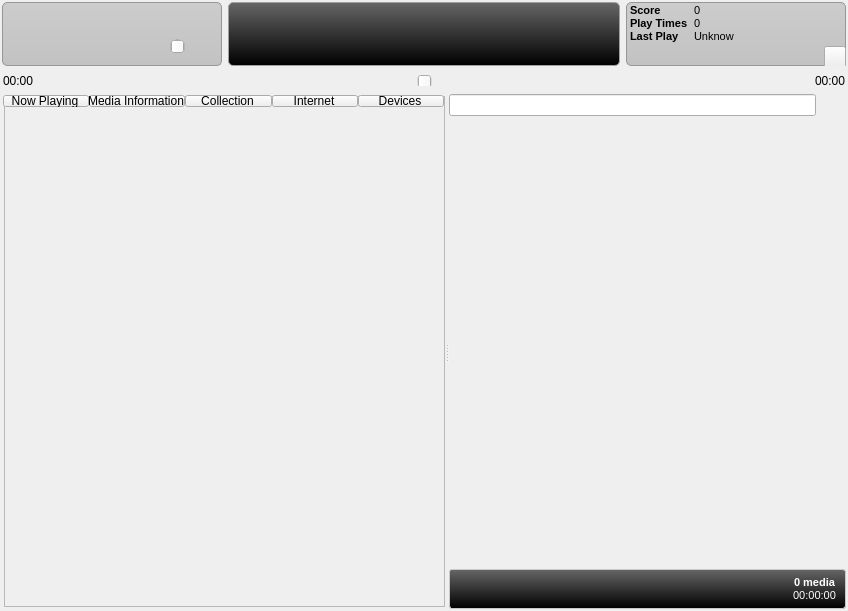
<?xml version="1.0" encoding="UTF-8"?>
<ui version="4.0">
 <class>MainWindow</class>
 <widget class="QMainWindow" name="MainWindow">
  <property name="geometry">
   <rect>
    <x>0</x>
    <y>0</y>
    <width>848</width>
    <height>611</height>
   </rect>
  </property>
  <property name="windowTitle">
   <string notr="true">PlaybaK</string>
  </property>
  <widget class="QWidget" name="centralWidget">
   <layout class="QGridLayout" name="gridLayout">
    <property name="margin">
     <number>2</number>
    </property>
    <item row="0" column="0">
     <layout class="QHBoxLayout" name="horizontalLayout">
      <item>
       <widget class="QFrame" name="controlsFrame">
        <property name="sizePolicy">
         <sizepolicy hsizetype="Fixed" vsizetype="Fixed">
          <horstretch>0</horstretch>
          <verstretch>0</verstretch>
         </sizepolicy>
        </property>
        <property name="minimumSize">
         <size>
          <width>220</width>
          <height>64</height>
         </size>
        </property>
        <property name="maximumSize">
         <size>
          <width>220</width>
          <height>64</height>
         </size>
        </property>
        <property name="styleSheet">
         <string notr="true">QFrame {
background-color: qlineargradient(x1: 0, y1: 0, x2: 0, y2: 1, stop: 0 #ccc, stop: 1.0 #c2c2c2);
border: 1px solid rgb(150, 150, 150);
border-radius: 5px;
}</string>
        </property>
        <property name="frameShape">
         <enum>QFrame::StyledPanel</enum>
        </property>
        <property name="frameShadow">
         <enum>QFrame::Raised</enum>
        </property>
        <widget class="PlaybaKFadingButton" name="prevMedia">
         <property name="geometry">
          <rect>
           <x>9</x>
           <y>16</y>
           <width>32</width>
           <height>32</height>
          </rect>
         </property>
         <property name="minimumSize">
          <size>
           <width>32</width>
           <height>32</height>
          </size>
         </property>
         <property name="maximumSize">
          <size>
           <width>32</width>
           <height>32</height>
          </size>
         </property>
         <property name="styleSheet">
          <string notr="true"/>
         </property>
         <property name="text">
          <string/>
         </property>
         <property name="iconSize">
          <size>
           <width>32</width>
           <height>32</height>
          </size>
         </property>
         <property name="flat">
          <bool>true</bool>
         </property>
        </widget>
        <widget class="PlaybaKFadingButton" name="nextMedia">
         <property name="geometry">
          <rect>
           <x>97</x>
           <y>16</y>
           <width>32</width>
           <height>32</height>
          </rect>
         </property>
         <property name="minimumSize">
          <size>
           <width>32</width>
           <height>32</height>
          </size>
         </property>
         <property name="maximumSize">
          <size>
           <width>32</width>
           <height>32</height>
          </size>
         </property>
         <property name="styleSheet">
          <string notr="true"/>
         </property>
         <property name="text">
          <string/>
         </property>
         <property name="iconSize">
          <size>
           <width>32</width>
           <height>32</height>
          </size>
         </property>
         <property name="flat">
          <bool>true</bool>
         </property>
        </widget>
        <widget class="PlaybaKFadingButton" name="playMedia">
         <property name="geometry">
          <rect>
           <x>39</x>
           <y>2</y>
           <width>60</width>
           <height>60</height>
          </rect>
         </property>
         <property name="minimumSize">
          <size>
           <width>60</width>
           <height>60</height>
          </size>
         </property>
         <property name="maximumSize">
          <size>
           <width>60</width>
           <height>60</height>
          </size>
         </property>
         <property name="styleSheet">
          <string notr="true"/>
         </property>
         <property name="text">
          <string/>
         </property>
         <property name="iconSize">
          <size>
           <width>48</width>
           <height>48</height>
          </size>
         </property>
         <property name="flat">
          <bool>true</bool>
         </property>
        </widget>
        <widget class="QWidget" name="widget_7" native="true">
         <property name="geometry">
          <rect>
           <x>140</x>
           <y>8</y>
           <width>71</width>
           <height>48</height>
          </rect>
         </property>
         <layout class="QVBoxLayout" name="verticalLayout_6">
          <property name="spacing">
           <number>0</number>
          </property>
          <property name="margin">
           <number>0</number>
          </property>
          <item>
           <layout class="QHBoxLayout" name="horizontalLayout_8">
            <property name="spacing">
             <number>0</number>
            </property>
            <item>
             <spacer name="horizontalSpacer">
              <property name="orientation">
               <enum>Qt::Horizontal</enum>
              </property>
              <property name="sizeHint" stdset="0">
               <size>
                <width>40</width>
                <height>20</height>
               </size>
              </property>
             </spacer>
            </item>
            <item>
             <widget class="QPushButton" name="muteSwitch">
              <property name="minimumSize">
               <size>
                <width>24</width>
                <height>24</height>
               </size>
              </property>
              <property name="maximumSize">
               <size>
                <width>24</width>
                <height>24</height>
               </size>
              </property>
              <property name="styleSheet">
               <string notr="true"/>
              </property>
              <property name="text">
               <string/>
              </property>
              <property name="iconSize">
               <size>
                <width>24</width>
                <height>24</height>
               </size>
              </property>
              <property name="flat">
               <bool>true</bool>
              </property>
             </widget>
            </item>
            <item>
             <spacer name="horizontalSpacer_2">
              <property name="orientation">
               <enum>Qt::Horizontal</enum>
              </property>
              <property name="sizeHint" stdset="0">
               <size>
                <width>40</width>
                <height>20</height>
               </size>
              </property>
             </spacer>
            </item>
           </layout>
          </item>
          <item>
           <widget class="PlaybaKSliderWidget" name="volumeBar">
            <property name="sizePolicy">
             <sizepolicy hsizetype="Minimum" vsizetype="Expanding">
              <horstretch>0</horstretch>
              <verstretch>0</verstretch>
             </sizepolicy>
            </property>
            <property name="minimumSize">
             <size>
              <width>0</width>
              <height>16</height>
             </size>
            </property>
            <property name="maximumSize">
             <size>
              <width>16777215</width>
              <height>16</height>
             </size>
            </property>
            <property name="styleSheet">
             <string notr="true">qproperty-mode: VolumeSlider;</string>
            </property>
            <property name="maximum">
             <number>100</number>
            </property>
           </widget>
          </item>
         </layout>
        </widget>
       </widget>
      </item>
      <item>
       <widget class="QFrame" name="centralDisplay">
        <property name="sizePolicy">
         <sizepolicy hsizetype="Expanding" vsizetype="Fixed">
          <horstretch>0</horstretch>
          <verstretch>0</verstretch>
         </sizepolicy>
        </property>
        <property name="minimumSize">
         <size>
          <width>100</width>
          <height>64</height>
         </size>
        </property>
        <property name="maximumSize">
         <size>
          <width>16777215</width>
          <height>64</height>
         </size>
        </property>
        <property name="styleSheet">
         <string notr="true">background-color: qlineargradient(x1: 0, y1: 0, x2: 0, y2: 1, stop: 0 #666, stop: 1.0 #000);
border: 1px solid rgb(160, 160, 160);
border-radius: 5px;</string>
        </property>
        <property name="frameShape">
         <enum>QFrame::StyledPanel</enum>
        </property>
        <property name="frameShadow">
         <enum>QFrame::Raised</enum>
        </property>
       </widget>
      </item>
      <item>
       <widget class="QStackedWidget" name="mediaInfo">
        <property name="sizePolicy">
         <sizepolicy hsizetype="Fixed" vsizetype="Fixed">
          <horstretch>0</horstretch>
          <verstretch>0</verstretch>
         </sizepolicy>
        </property>
        <property name="minimumSize">
         <size>
          <width>220</width>
          <height>64</height>
         </size>
        </property>
        <property name="maximumSize">
         <size>
          <width>220</width>
          <height>64</height>
         </size>
        </property>
        <property name="styleSheet">
         <string notr="true">#page, #page_2 {
background-color: qlineargradient(x1: 0, y1: 0, x2: 0, y2: 1, stop: 0 #ccc, stop: 1.0 #c2c2c2);
border: 1px solid rgb(150, 150, 150);
border-radius: 5px;
}</string>
        </property>
        <property name="currentIndex">
         <number>0</number>
        </property>
        <widget class="QWidget" name="page_2">
         <widget class="QWidget" name="widget_2" native="true">
          <property name="geometry">
           <rect>
            <x>4</x>
            <y>2</y>
            <width>212</width>
            <height>42</height>
           </rect>
          </property>
          <layout class="QFormLayout" name="formLayout">
           <property name="verticalSpacing">
            <number>0</number>
           </property>
           <property name="margin">
            <number>0</number>
           </property>
           <item row="1" column="1">
            <widget class="QLabel" name="mInfoValue1">
             <property name="font">
              <font>
               <pointsize>8</pointsize>
              </font>
             </property>
             <property name="text">
              <string notr="true">0</string>
             </property>
            </widget>
           </item>
           <item row="3" column="1">
            <widget class="QLabel" name="mInfoValue2">
             <property name="font">
              <font>
               <pointsize>8</pointsize>
              </font>
             </property>
             <property name="text">
              <string notr="true">0</string>
             </property>
            </widget>
           </item>
           <item row="5" column="1">
            <widget class="QLabel" name="mInfoValue3">
             <property name="font">
              <font>
               <pointsize>8</pointsize>
              </font>
             </property>
             <property name="text">
              <string>Unknow</string>
             </property>
            </widget>
           </item>
           <item row="1" column="0">
            <widget class="QLabel" name="mInfo1">
             <property name="font">
              <font>
               <pointsize>8</pointsize>
               <weight>75</weight>
               <bold>true</bold>
              </font>
             </property>
             <property name="text">
              <string>Score</string>
             </property>
            </widget>
           </item>
           <item row="3" column="0">
            <widget class="QLabel" name="mInfo2">
             <property name="font">
              <font>
               <pointsize>8</pointsize>
               <weight>75</weight>
               <bold>true</bold>
              </font>
             </property>
             <property name="text">
              <string>Play Times</string>
             </property>
            </widget>
           </item>
           <item row="5" column="0">
            <widget class="QLabel" name="mInfo3">
             <property name="font">
              <font>
               <pointsize>8</pointsize>
               <weight>75</weight>
               <bold>true</bold>
              </font>
             </property>
             <property name="text">
              <string>Last Play</string>
             </property>
            </widget>
           </item>
          </layout>
         </widget>
         <widget class="QPushButton" name="infoFrameSettings">
          <property name="geometry">
           <rect>
            <x>198</x>
            <y>44</y>
            <width>22</width>
            <height>22</height>
           </rect>
          </property>
          <property name="text">
           <string/>
          </property>
         </widget>
        </widget>
       </widget>
      </item>
     </layout>
    </item>
    <item row="1" column="0">
     <widget class="QWidget" name="trackProgressBarWidget" native="true">
      <property name="sizePolicy">
       <sizepolicy hsizetype="Minimum" vsizetype="Minimum">
        <horstretch>0</horstretch>
        <verstretch>0</verstretch>
       </sizepolicy>
      </property>
      <property name="minimumSize">
       <size>
        <width>0</width>
        <height>16</height>
       </size>
      </property>
      <property name="maximumSize">
       <size>
        <width>16777215</width>
        <height>16</height>
       </size>
      </property>
      <layout class="QHBoxLayout" name="horizontalLayout_5">
       <property name="spacing">
        <number>2</number>
       </property>
       <property name="margin">
        <number>0</number>
       </property>
       <item>
        <layout class="QHBoxLayout" name="horizontalLayout_6">
         <property name="spacing">
          <number>0</number>
         </property>
         <property name="leftMargin">
          <number>1</number>
         </property>
         <property name="topMargin">
          <number>1</number>
         </property>
         <item>
          <widget class="QLabel" name="trackCurrentTime">
           <property name="text">
            <string notr="true">00:00</string>
           </property>
          </widget>
         </item>
        </layout>
       </item>
       <item>
        <widget class="PlaybaKSliderWidget" name="trackProgressBar">
         <property name="sizePolicy">
          <sizepolicy hsizetype="Expanding" vsizetype="Minimum">
           <horstretch>0</horstretch>
           <verstretch>0</verstretch>
          </sizepolicy>
         </property>
         <property name="minimumSize">
          <size>
           <width>0</width>
           <height>12</height>
          </size>
         </property>
         <property name="maximumSize">
          <size>
           <width>16777215</width>
           <height>12</height>
          </size>
         </property>
         <property name="styleSheet">
          <string notr="true">qproperty-mode: SeekBar;</string>
         </property>
        </widget>
       </item>
       <item>
        <layout class="QHBoxLayout" name="horizontalLayout_7">
         <property name="spacing">
          <number>0</number>
         </property>
         <property name="topMargin">
          <number>1</number>
         </property>
         <item>
          <widget class="QLabel" name="trackLenght">
           <property name="text">
            <string notr="true">00:00</string>
           </property>
          </widget>
         </item>
        </layout>
       </item>
      </layout>
     </widget>
    </item>
    <item row="2" column="0">
     <widget class="QSplitter" name="splitter">
      <property name="sizePolicy">
       <sizepolicy hsizetype="Expanding" vsizetype="MinimumExpanding">
        <horstretch>0</horstretch>
        <verstretch>0</verstretch>
       </sizepolicy>
      </property>
      <property name="orientation">
       <enum>Qt::Horizontal</enum>
      </property>
      <widget class="QFrame" name="frame">
       <property name="sizePolicy">
        <sizepolicy hsizetype="Expanding" vsizetype="Expanding">
         <horstretch>0</horstretch>
         <verstretch>0</verstretch>
        </sizepolicy>
       </property>
       <property name="styleSheet">
        <string notr="true">padding-left: -2px; padding-bottom: -2px; padding-top: -2px;</string>
       </property>
       <property name="frameShape">
        <enum>QFrame::StyledPanel</enum>
       </property>
       <property name="frameShadow">
        <enum>QFrame::Sunken</enum>
       </property>
       <layout class="QVBoxLayout" name="verticalLayout_7" stretch="0,0">
        <property name="spacing">
         <number>0</number>
        </property>
        <property name="margin">
         <number>0</number>
        </property>
        <item>
         <widget class="PlaybaKFrameWidget" name="mainWidgetToolbar" native="true">
          <property name="maximumSize">
           <size>
            <width>16777215</width>
            <height>22</height>
           </size>
          </property>
          <property name="styleSheet">
           <string notr="true">PlaybaKFrameWidget {
qproperty-topColor: 0.25;
qproperty-bottomColor: 0.05;
qproperty-borderColor: 0.20;
qproperty-radius: 4;
}</string>
          </property>
          <layout class="QHBoxLayout" name="horizontalLayout_9">
           <property name="spacing">
            <number>0</number>
           </property>
           <property name="margin">
            <number>0</number>
           </property>
           <item>
            <widget class="PlaybaKGlowTextButton" name="nowPlayingButton">
             <property name="text">
              <string>Now Playing</string>
             </property>
            </widget>
           </item>
           <item>
            <widget class="PlaybaKGlowTextButton" name="informationButton">
             <property name="text">
              <string>Media Information</string>
             </property>
            </widget>
           </item>
           <item>
            <widget class="PlaybaKGlowTextButton" name="collectionButton">
             <property name="text">
              <string>Collection</string>
             </property>
            </widget>
           </item>
           <item>
            <widget class="PlaybaKGlowTextButton" name="internetButton">
             <property name="text">
              <string>Internet</string>
             </property>
            </widget>
           </item>
           <item>
            <widget class="PlaybaKGlowTextButton" name="devicesButton">
             <property name="text">
              <string>Devices</string>
             </property>
            </widget>
           </item>
          </layout>
         </widget>
        </item>
        <item>
         <widget class="QStackedWidget" name="mainWidgetPager">
          <property name="styleSheet">
           <string notr="true">#sdfsdkfhds {
color: #f4f4f4;
border: none;
background-color: black;
}
</string>
          </property>
          <property name="currentIndex">
           <number>0</number>
          </property>
          <widget class="VideoScreen" name="nowPlayingPage">
           <property name="sizePolicy">
            <sizepolicy hsizetype="Expanding" vsizetype="Expanding">
             <horstretch>0</horstretch>
             <verstretch>0</verstretch>
            </sizepolicy>
           </property>
          </widget>
          <widget class="QWidget" name="informationPage"/>
          <widget class="QWidget" name="collectionPage"/>
          <widget class="QWidget" name="internetPage"/>
          <widget class="QWidget" name="devicesPage"/>
         </widget>
        </item>
       </layout>
      </widget>
      <widget class="QWidget" name="playlistArea" native="true">
       <property name="sizePolicy">
        <sizepolicy hsizetype="Maximum" vsizetype="Preferred">
         <horstretch>0</horstretch>
         <verstretch>0</verstretch>
        </sizepolicy>
       </property>
       <property name="minimumSize">
        <size>
         <width>250</width>
         <height>0</height>
        </size>
       </property>
       <layout class="QVBoxLayout" name="verticalLayout">
        <property name="spacing">
         <number>0</number>
        </property>
        <property name="margin">
         <number>0</number>
        </property>
        <item>
         <widget class="QWidget" name="playlistFilter" native="true">
          <property name="sizePolicy">
           <sizepolicy hsizetype="Expanding" vsizetype="Maximum">
            <horstretch>0</horstretch>
            <verstretch>0</verstretch>
           </sizepolicy>
          </property>
          <property name="minimumSize">
           <size>
            <width>220</width>
            <height>0</height>
           </size>
          </property>
          <layout class="QHBoxLayout" name="horizontalLayout_10">
           <property name="spacing">
            <number>0</number>
           </property>
           <property name="leftMargin">
            <number>0</number>
           </property>
           <property name="topMargin">
            <number>0</number>
           </property>
           <property name="rightMargin">
            <number>8</number>
           </property>
           <property name="bottomMargin">
            <number>0</number>
           </property>
           <item>
            <widget class="QLineEdit" name="playlistFilterWidget"/>
           </item>
           <item>
            <widget class="QPushButton" name="playlistFilterConfigButton">
             <property name="sizePolicy">
              <sizepolicy hsizetype="Minimum" vsizetype="Minimum">
               <horstretch>0</horstretch>
               <verstretch>0</verstretch>
              </sizepolicy>
             </property>
             <property name="minimumSize">
              <size>
               <width>22</width>
               <height>22</height>
              </size>
             </property>
             <property name="maximumSize">
              <size>
               <width>22</width>
               <height>22</height>
              </size>
             </property>
             <property name="text">
              <string/>
             </property>
             <property name="iconSize">
              <size>
               <width>16</width>
               <height>16</height>
              </size>
             </property>
             <property name="flat">
              <bool>true</bool>
             </property>
            </widget>
           </item>
          </layout>
         </widget>
        </item>
        <item>
         <widget class="MediaPlaylist" name="playlist" native="true"/>
        </item>
        <item>
         <widget class="QWidget" name="playlistToolbar" native="true">
          <property name="sizePolicy">
           <sizepolicy hsizetype="Expanding" vsizetype="Fixed">
            <horstretch>0</horstretch>
            <verstretch>0</verstretch>
           </sizepolicy>
          </property>
          <property name="minimumSize">
           <size>
            <width>0</width>
            <height>40</height>
           </size>
          </property>
          <property name="maximumSize">
           <size>
            <width>16777215</width>
            <height>40</height>
           </size>
          </property>
          <property name="styleSheet">
           <string notr="true">#playlistToolbar {
background-color: qlineargradient(x1: 0, y1: 0, x2: 0, y2: 1, stop: 0 #666, stop: 1.0 #000);
border: 1px solid rgb(200, 200, 200);
padding: 2px;
border-radius: 2.5px;
}

QLabel {
	color: rgb(255, 255, 255);
}</string>
          </property>
          <layout class="QGridLayout" name="gridLayout_8">
           <property name="leftMargin">
            <number>10</number>
           </property>
           <property name="topMargin">
            <number>0</number>
           </property>
           <property name="rightMargin">
            <number>10</number>
           </property>
           <property name="bottomMargin">
            <number>0</number>
           </property>
           <property name="horizontalSpacing">
            <number>2</number>
           </property>
           <property name="verticalSpacing">
            <number>0</number>
           </property>
           <item row="0" column="2" rowspan="3">
            <widget class="QPushButton" name="clearPlaylist">
             <property name="sizePolicy">
              <sizepolicy hsizetype="Minimum" vsizetype="Fixed">
               <horstretch>32</horstretch>
               <verstretch>32</verstretch>
              </sizepolicy>
             </property>
             <property name="minimumSize">
              <size>
               <width>22</width>
               <height>22</height>
              </size>
             </property>
             <property name="maximumSize">
              <size>
               <width>22</width>
               <height>22</height>
              </size>
             </property>
             <property name="text">
              <string/>
             </property>
             <property name="flat">
              <bool>true</bool>
             </property>
            </widget>
           </item>
           <item row="0" column="3" rowspan="3">
            <widget class="QPushButton" name="undoPlaylistAction">
             <property name="minimumSize">
              <size>
               <width>22</width>
               <height>22</height>
              </size>
             </property>
             <property name="maximumSize">
              <size>
               <width>22</width>
               <height>22</height>
              </size>
             </property>
             <property name="text">
              <string/>
             </property>
             <property name="flat">
              <bool>true</bool>
             </property>
            </widget>
           </item>
           <item row="0" column="4" rowspan="3">
            <widget class="QPushButton" name="redoPlaylistAction">
             <property name="minimumSize">
              <size>
               <width>22</width>
               <height>22</height>
              </size>
             </property>
             <property name="maximumSize">
              <size>
               <width>22</width>
               <height>22</height>
              </size>
             </property>
             <property name="text">
              <string/>
             </property>
             <property name="flat">
              <bool>true</bool>
             </property>
            </widget>
           </item>
           <item row="0" column="5" rowspan="3">
            <widget class="QPushButton" name="savePlaylist">
             <property name="minimumSize">
              <size>
               <width>22</width>
               <height>22</height>
              </size>
             </property>
             <property name="maximumSize">
              <size>
               <width>22</width>
               <height>22</height>
              </size>
             </property>
             <property name="text">
              <string/>
             </property>
             <property name="flat">
              <bool>true</bool>
             </property>
            </widget>
           </item>
           <item row="1" column="10">
            <widget class="QWidget" name="playlistMediaInfo" native="true">
             <layout class="QVBoxLayout" name="verticalLayout_8">
              <property name="spacing">
               <number>0</number>
              </property>
              <property name="margin">
               <number>0</number>
              </property>
              <item>
               <widget class="QLabel" name="mediasCounter">
                <property name="sizePolicy">
                 <sizepolicy hsizetype="Minimum" vsizetype="Minimum">
                  <horstretch>0</horstretch>
                  <verstretch>0</verstretch>
                 </sizepolicy>
                </property>
                <property name="font">
                 <font>
                  <pointsize>8</pointsize>
                  <weight>75</weight>
                  <bold>true</bold>
                 </font>
                </property>
                <property name="text">
                 <string>0 media</string>
                </property>
                <property name="alignment">
                 <set>Qt::AlignCenter</set>
                </property>
               </widget>
              </item>
              <item>
               <widget class="QLabel" name="mediasTotalTime">
                <property name="font">
                 <font>
                  <pointsize>8</pointsize>
                 </font>
                </property>
                <property name="text">
                 <string notr="true">00:00:00</string>
                </property>
                <property name="alignment">
                 <set>Qt::AlignCenter</set>
                </property>
               </widget>
              </item>
             </layout>
            </widget>
           </item>
           <item row="1" column="7">
            <spacer name="playlistToolbarHorizontalSpacer">
             <property name="orientation">
              <enum>Qt::Horizontal</enum>
             </property>
             <property name="sizeHint" stdset="0">
              <size>
               <width>40</width>
               <height>20</height>
              </size>
             </property>
            </spacer>
           </item>
           <item row="1" column="0">
            <widget class="QPushButton" name="addMediaItem">
             <property name="minimumSize">
              <size>
               <width>22</width>
               <height>22</height>
              </size>
             </property>
             <property name="maximumSize">
              <size>
               <width>22</width>
               <height>22</height>
              </size>
             </property>
             <property name="text">
              <string/>
             </property>
             <property name="flat">
              <bool>true</bool>
             </property>
            </widget>
           </item>
           <item row="1" column="1">
            <widget class="QPushButton" name="removeMediaItem">
             <property name="minimumSize">
              <size>
               <width>22</width>
               <height>22</height>
              </size>
             </property>
             <property name="maximumSize">
              <size>
               <width>22</width>
               <height>22</height>
              </size>
             </property>
             <property name="text">
              <string/>
             </property>
             <property name="flat">
              <bool>true</bool>
             </property>
            </widget>
           </item>
           <item row="1" column="6">
            <widget class="QPushButton" name="playMode">
             <property name="sizePolicy">
              <sizepolicy hsizetype="Minimum" vsizetype="Fixed">
               <horstretch>22</horstretch>
               <verstretch>22</verstretch>
              </sizepolicy>
             </property>
             <property name="minimumSize">
              <size>
               <width>22</width>
               <height>22</height>
              </size>
             </property>
             <property name="maximumSize">
              <size>
               <width>22</width>
               <height>22</height>
              </size>
             </property>
             <property name="text">
              <string/>
             </property>
             <property name="flat">
              <bool>true</bool>
             </property>
            </widget>
           </item>
          </layout>
         </widget>
        </item>
       </layout>
      </widget>
     </widget>
    </item>
   </layout>
  </widget>
 </widget>
 <layoutdefault spacing="6" margin="11"/>
 <customwidgets>
  <customwidget>
   <class>KPushButton</class>
   <extends>QPushButton</extends>
   <header>kpushbutton.h</header>
  </customwidget>
  <customwidget>
   <class>PlaybaKGlowTextButton</class>
   <extends>KPushButton</extends>
   <header>PlaybaKGlowTextButton.h</header>
  </customwidget>
  <customwidget>
   <class>PlaybaKFadingButton</class>
   <extends>KPushButton</extends>
   <header>PlaybaKFadingButton.h</header>
  </customwidget>
  <customwidget>
   <class>PlaybaKSliderWidget</class>
   <extends>QSlider</extends>
   <header>PlaybakSliderWidget.h</header>
  </customwidget>
  <customwidget>
   <class>PlaybaKFrameWidget</class>
   <extends>QWidget</extends>
   <header>PlaybaKFrameWidget.h</header>
  </customwidget>
  <customwidget>
   <class>MediaPlaylist</class>
   <extends>QWidget</extends>
   <header>ui/widgets/MediaPlaylist.h</header>
   <container>1</container>
  </customwidget>
  <customwidget>
   <class>VideoScreen</class>
   <extends>QWidget</extends>
   <header>VideoScreen.h</header>
   <container>1</container>
  </customwidget>
 </customwidgets>
 <resources/>
 <connections/>
</ui>
